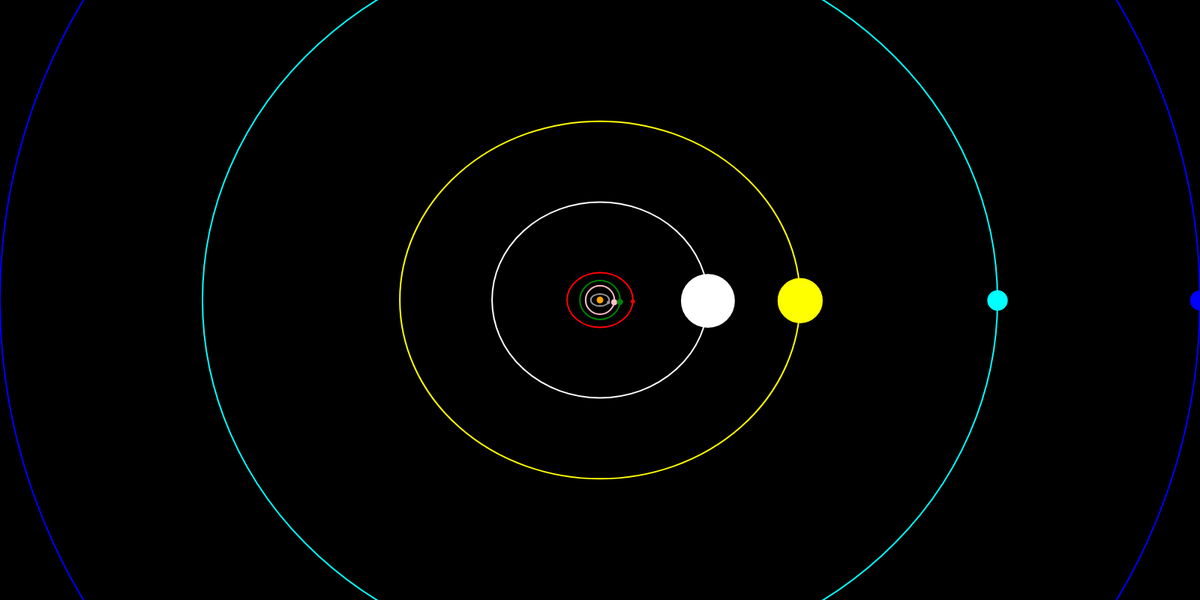
Frame 1 (no input)
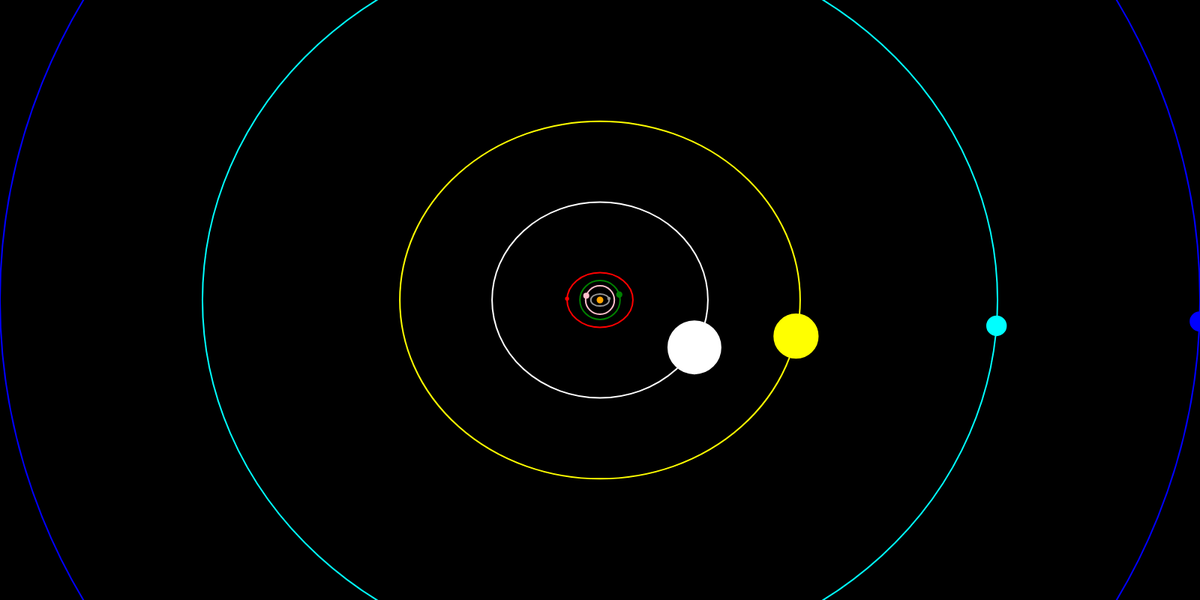
Frame 60 (no input)
Frame 120 (the mouse pressed at the canvas centre since frame 60): identical to frame 60, image omitted

The p5.js sketch that drew these frames (run headless with seeded random() and noise() and a simulated clock; from frame 60 on, the mouse is pressed at the canvas centre):

// p5.js sketch
// ── sketch.js
// Project Title
// Your Name
// Date
//
// Extra for Experts:
// - describe what you did to take this project "above and beyond"


let Sun; // Sun's position vector
let Sun_D = 1391400; // Sun's diameter - km
let theta = 0; // Position controller
let wscale; // Scaling ratio - Canvas Width : Neptune's Orbital diameter
let zoom = 1; // Zoom scale
let warp = 1; // Time scale
let pause = false;

function setup() {
  createCanvas(1600, 800);
  background('black');
  wscale = width / (4540 * 2) * zoom;

  // Define Sun
  Sun = new Planet(["Sun", Sun_D / 100, 0, 0, 0, color('orange')]);
  Sun.x = width / 2;
  Sun.y = height / 2;

  // Define Earth
  Mercury = new Planet(["Mercury", 4880, 69.8, 46, 88, color(150)]);
  Venus = new Planet(["Venus", 12104, 108.9, 107.5, 225, color('pink')]);
  Earth = new Planet(["Earth", 12742, 152.1, 147.1, 365, color('green')]);
  Mars = new Planet(["Mars", 6780, 249.2, 206.7, 687, color('red')]);
  Jupiter = new Planet(["Jupiter", 139822, 816.6, 740.5, 4333, color('white')]);
  Saturn = new Planet(["Saturn", 116464, 1514.5, 1352.5, 10759, color('yellow')]);
  Uranus = new Planet(["Uranus", 50724, 3008, 2742, 30689, color('cyan')]);
  Neptune = new Planet(["Neptune", 49244, 4540, 4460, 60182, color('blue')]);

}

function draw() {
  if (pause) {
    // Do nothing, pause animation
  } else {
    background('black');
    Sun.show();

    // Planet positions
    theta = theta + 0.1 * warp;

    Mercury.move(theta);
    Venus.move(theta);
    Earth.move(theta);
    Mars.move(theta);
    Jupiter.move(theta);
    Saturn.move(theta);
    Uranus.move(theta);
    Neptune.move(theta);

  }

}

function mousePressed() {
  if (pause) {
    pause = false
  } else {
    pause = true
  }
}

class Planet {
  constructor(traits) {
    this.name = traits[0]; // Placeholder
    this.D = traits[1] / 2000 * zoom; // Average diameter of planet - km
    this.rx = traits[2] * wscale; // Aphelion - furthest distance to Sun - Gm
    this.ry = traits[3] * wscale; // Perihelion - closest distance
    this.P = traits[4] / 365 * 2 * PI; // Orbital period - Relative to Earth's period
    this.color = traits[5];
    this.x = 0; // Position in space (x, y)
    this.y = 0;
  }
  update(angle) {
    this.x = Sun.x + this.rx * cos(2 * PI / this.P * angle);
    this.y = Sun.y + this.ry * sin(2 * PI / this.P * angle);
  }
  show() {
    noFill();
    stroke(this.color);  // Orbit color
    strokeWeight(2);
    ellipse(Sun.x, Sun.y, 2 * this.rx, 2 * this.ry);  // Draw orbit
    fill(this.color);  // Planet color
    circle(this.x, this.y, this.D);  // Draw planet
  }
  move(angle) {
    this.update(angle);
    this.show();
  }
}
